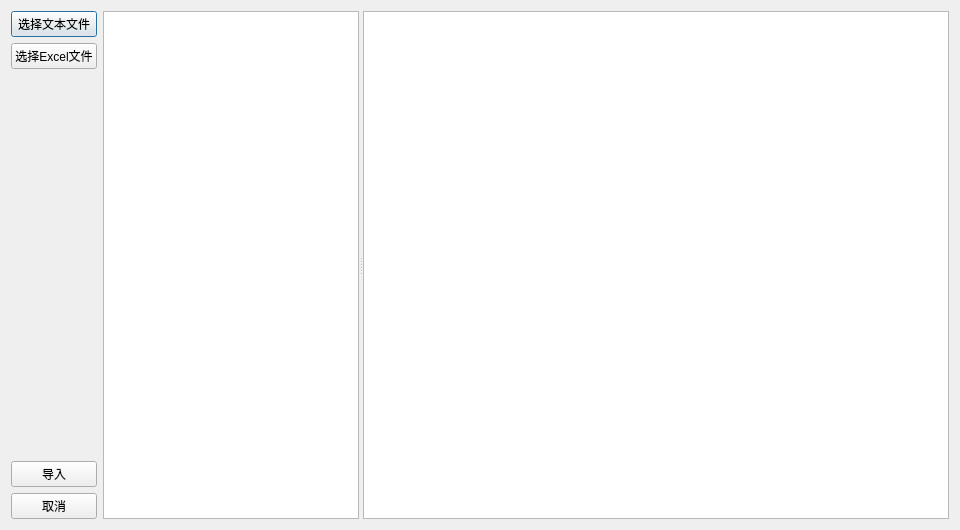
<?xml version="1.0" encoding="UTF-8"?>
<ui version="4.0">
 <class>ImportDialog</class>
 <widget class="QDialog" name="ImportDialog">
  <property name="geometry">
   <rect>
    <x>0</x>
    <y>0</y>
    <width>960</width>
    <height>530</height>
   </rect>
  </property>
  <property name="windowTitle">
   <string>导入组合</string>
  </property>
  <layout class="QGridLayout" name="gridLayout">
   <item row="0" column="0">
    <widget class="QPushButton" name="pushButton">
     <property name="text">
      <string>选择文本文件</string>
     </property>
    </widget>
   </item>
   <item row="0" column="1" rowspan="5">
    <widget class="QSplitter" name="splitter">
     <property name="orientation">
      <enum>Qt::Horizontal</enum>
     </property>
     <widget class="QTableView" name="tableView">
      <property name="sizePolicy">
       <sizepolicy hsizetype="Fixed" vsizetype="Expanding">
        <horstretch>1</horstretch>
        <verstretch>0</verstretch>
       </sizepolicy>
      </property>
     </widget>
     <widget class="QTableView" name="tableView">
      <property name="sizePolicy">
       <sizepolicy hsizetype="Expanding" vsizetype="Expanding">
        <horstretch>5</horstretch>
        <verstretch>0</verstretch>
       </sizepolicy>
      </property>
     </widget>
    </widget>
   </item>
   <item row="1" column="0">
    <widget class="QPushButton" name="pushButton_2">
     <property name="text">
      <string>选择Excel文件</string>
     </property>
    </widget>
   </item>
   <item row="2" column="0">
    <spacer name="verticalSpacer">
     <property name="orientation">
      <enum>Qt::Vertical</enum>
     </property>
     <property name="sizeHint" stdset="0">
      <size>
       <width>17</width>
       <height>385</height>
      </size>
     </property>
    </spacer>
   </item>
   <item row="3" column="0">
    <widget class="QPushButton" name="pushButton_3">
     <property name="text">
      <string>导入</string>
     </property>
    </widget>
   </item>
   <item row="4" column="0">
    <widget class="QPushButton" name="pushButton_4">
     <property name="text">
      <string>取消</string>
     </property>
    </widget>
   </item>
  </layout>
 </widget>
 <resources/>
 <connections/>
</ui>
